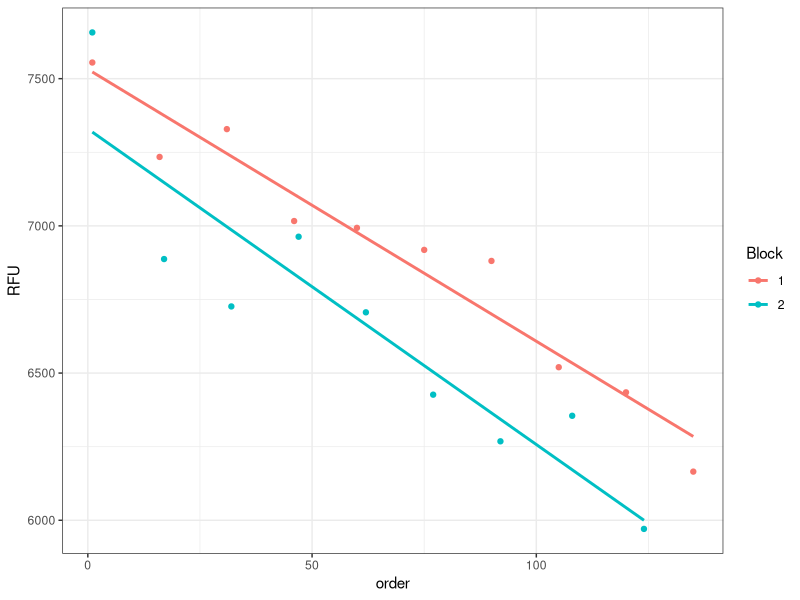
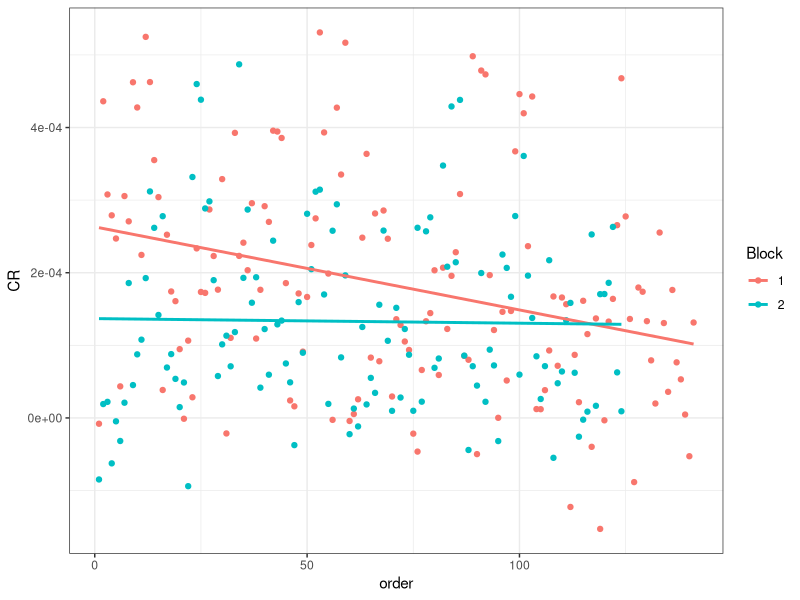
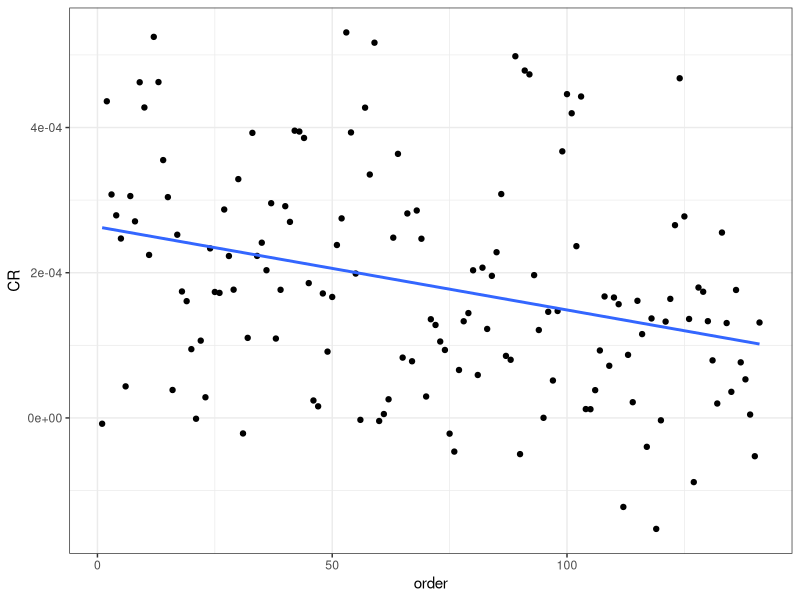

Write the R code that produced these figures, in order. (Note: this script raises an error after producing the figures.)
## ---- chunk 1
knitr::opts_chunk$set(collapse = TRUE, comment = "#>", error = TRUE)
## ---- chunk 2
library(ggplot2)
library(dplyr)
library(cowplot)
library(stringr)
## ---- chunk 3
df <- read.csv("indianafeedingrateassays_withcontrols.csv", na.strings = ".")
df$Block <- factor(df$Block)
head(df)
str(df)
## ---- chunk 4
df %>%
  filter(CloneSubline == "Control") %>% 
  ggplot(aes(x = order, y = RFU, color = Block)) +
  geom_point() +
  geom_smooth(method = "lm", se = FALSE) +
  theme_bw() 
## ---- chunk 5
control_fit <- lm(RFU ~ Block/order - 1, data = df,
                  subset = CloneSubline == "Control")
summary(control_fit)
## ---- chunk 6
df$predictedControlRFU <-
  predict(control_fit, newdata = df[c("order", "Block")])
head(df)
## ---- chunk 7
df <-
  mutate(df, CR = log(predictedControlRFU/RFU)*0.015*0.125)
head(df)
## ---- chunk 8
df <-
  mutate(df, SSCR = CR/(length_mm)^2)
head(df)
## ---- chunk 9
df %>%
  ggplot(aes(x = order, y = CR, color = Block)) +
  geom_point() +
  geom_smooth(method = "lm", se = FALSE) +
  theme_bw() 
## ---- chunk 10
testdf <- read.csv("indianafeedingrateassays_withcontrols.csv", na.strings = ".")
testdf$Block <- factor(testdf$Block)
testdf <- subset(testdf, Block == 1)
tail(testdf)
## ---- chunk 11
control_fit2 <- lm(RFU ~ order, data = testdf,
                  subset = CloneSubline == "Control")
summary(control_fit2)
## ---- chunk 12
testdf$predictedControlRFU <-
  predict(control_fit2, newdata = testdf[c("order", "Block")])
head(testdf)
## ---- chunk 13
testdf <-
  mutate(testdf, CR = log(predictedControlRFU/RFU)*0.015*0.125)
head(testdf)
## ---- chunk 14
testdf %>%
  ggplot(aes(x = order, y = CR)) +
  geom_point() +
  geom_smooth(method = "lm", se = FALSE) +
  theme_bw() 
## ---- chunk 15
dfnc <- subset(df,CloneSubline != "Control")
dfnc$CloneSubline <- as.character(dfnc$CloneSubline)
dfnc$Subline <- str_sub(dfnc$CloneSubline,-1,length(dfnc$CloneSubline))
dfnc$Clone <- substr(dfnc$CloneSubline, 1, nchar(dfnc$CloneSubline)-1)
dfnc$Subline
dfnc$Clone
## ---- chunk 16
ggplot(dfnc,aes(x=Clone,y=SSCR)) +
  geom_point(aes(color=prepost,shape=Subline))
## ---- chunk 17
meanbysublineSSCR <- dfnc %>%
  subset(!is.na(SSCR)) %>%
  group_by(Clone,Subline,prepost) %>%
  summarise(avg=mean(SSCR))

meanbycloneSSCR <- meanbysublineSSCR %>%
  group_by(Clone,prepost) %>%
  summarise(avg=mean(avg))

meanbysublineCR <- dfnc %>%
  subset(!is.na(CR)) %>%
  group_by(Clone,Subline,prepost) %>%
  summarise(avg=mean(CR))

meanbycloneCR <- meanbysublineCR %>%
  group_by(Clone,prepost) %>%
  summarise(avg=mean(avg))

meanbysublinelength <- dfnc %>%
  subset(!is.na(length_mm)) %>%
  group_by(Clone,Subline,prepost) %>%
  summarise(avg=mean(length_mm))

meanbyclonelength <- meanbysublinelength %>%
  group_by(Clone,prepost) %>%
  summarise(avg=mean(avg))
## ---- chunk 18
ggplot(meanbycloneSSCR,aes(x=prepost,y=avg)) +
  geom_point() +
  ylab("Size-specific clearance rate") +
  ggtitle("Mean Size-specific Clearance Rate; each point is one genotype") +
  scale_x_discrete(limits=c("pre", "post", "std")) +
  xlab("Pre- vs. post-epidemic")

ggplot(meanbycloneSSCR,aes(x=prepost,y=avg)) +
  geom_boxplot() +
  ylab("Size-specific clearance rate") +
  ggtitle("Mean Size-specific Clearance Rate (box plot shows averages across genotypes)") +
  scale_x_discrete(limits=c("pre", "post", "std")) +
  xlab("Pre- vs. post-epidemic")

ggplot(meanbycloneCR,aes(x=prepost,y=avg)) +
  geom_point() +
  ylab("Clearance rate") +
  ggtitle("Mean Clearance Rate; each point is one genotype") +
  scale_x_discrete(limits=c("pre", "post", "std")) +
  xlab("Pre- vs. post-epidemic")

ggplot(meanbycloneCR,aes(x=prepost,y=avg)) +
  geom_boxplot() +
  ylab("Clearance rate") +
  ggtitle("Mean Clearance Rate (box plot shows averages across genotypes)") +
  scale_x_discrete(limits=c("pre", "post", "std")) +
  xlab("Pre- vs. post-epidemic")

ggplot(meanbyclonelength,aes(x=prepost,y=avg)) +
  geom_point() +
  ylab("Length (mm)") +
  ggtitle("Mean length; each point is one genotype") +
  scale_x_discrete(limits=c("pre", "post", "std")) +
  xlab("Pre- vs. post-epidemic")

ggplot(meanbyclonelength,aes(x=prepost,y=avg)) +
  geom_boxplot() +
  ylab("Length (mm)") +
  ggtitle("Mean length (box plot shows averages across genotypes)") +
  scale_x_discrete(limits=c("pre", "post", "std")) +
  xlab("Pre- vs. post-epidemic")
